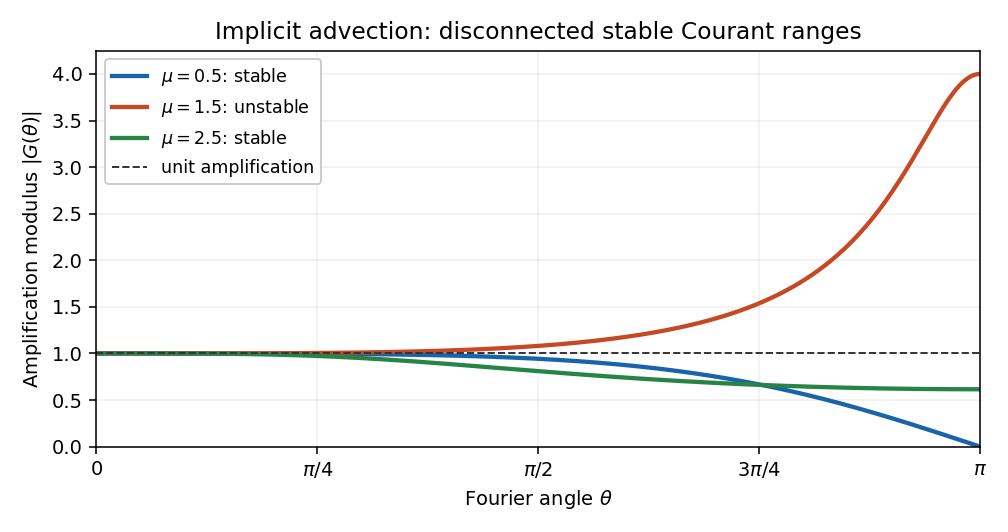

This figure's Python source:
"""Plot derived Fourier amplification; Python 3.14, NumPy 2.3.5, Matplotlib 3.10.7.

Write the opaque PNG basename to the caller's current directory.
"""
import os
os.environ.setdefault('MPLCONFIGDIR', '/tmp/paper-71-mplconfig')
import matplotlib
matplotlib.use('Agg')
import matplotlib.pyplot as plt
import numpy as np

def amplification(mu, angle):
    a=mu*(1+mu)/2
    b=(1+mu)*(2-mu)
    c=(1-mu)*(2-mu)/2
    numerator=(2-mu)+(1+mu)*np.exp(1j*angle)
    denominator=a*np.exp(-1j*angle)+b+c*np.exp(1j*angle)
    return np.abs(numerator/denominator)

def main():
    angle=np.linspace(0,np.pi,1001)
    fig,ax=plt.subplots(figsize=(7.2,3.8),dpi=140,facecolor='white')
    ax.set_facecolor('white')
    for mu,color,label in [(0.5,'#1764ab',r'$\mu=0.5$: stable'),(1.5,'#c64824',r'$\mu=1.5$: unstable'),(2.5,'#278447',r'$\mu=2.5$: stable')]:
        ax.plot(angle,amplification(mu,angle),color=color,lw=2.2,label=label)
    ax.axhline(1,color='#333333',ls='--',lw=1,label='unit amplification')
    ax.set_xlim(0,np.pi)
    ax.set_ylim(0,4.25)
    ax.set_xticks([0,np.pi/4,np.pi/2,3*np.pi/4,np.pi],[r'$0$',r'$\pi/4$',r'$\pi/2$',r'$3\pi/4$',r'$\pi$'])
    ax.set_xlabel(r'Fourier angle $\theta$')
    ax.set_ylabel(r'Amplification modulus $|G(\theta)|$')
    ax.set_title('Implicit advection: disconnected stable Courant ranges')
    ax.grid(alpha=.18)
    ax.legend(loc='upper left',framealpha=1,fontsize=9)
    fig.tight_layout()
    fig.savefig('paper-71-advection-amplification.png',facecolor='white',transparent=False)
    plt.close(fig)

if __name__=='__main__':
    main()
